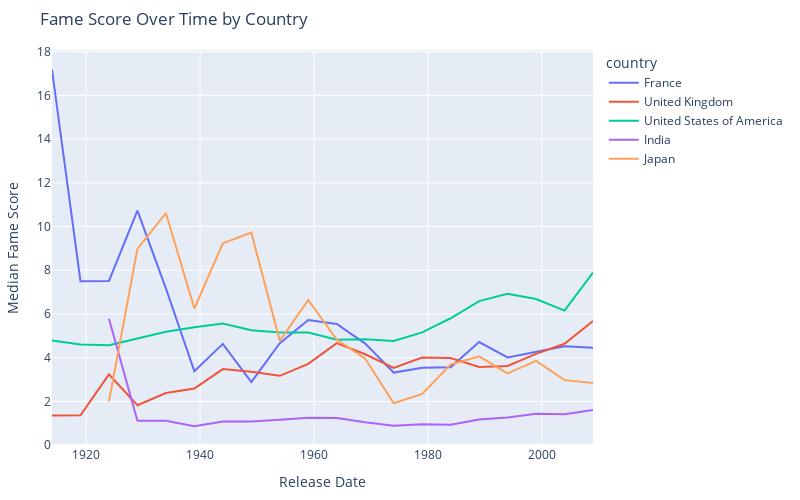

This figure's notebook cell:
### Markdown cell above
#### Does these conclusions constant in time ?

### Code cell
median_country = actor_country[['country','fameScore','release_date']].groupby(by=['release_date','country'],as_index=False).agg('median')
median_country

# Create a line plot
fig = px.line(
    median_country,
    x='release_date',  # Assuming release_date is in a datetime format
    y='fameScore',
    color='country',
    labels={'fameScore': 'Fame Score'},
    title='Fame Score Over Time by Country',
)

# Update layout parameters
fig.update_layout(
    width=800,
    height=500,
    margin=dict(l=50, r=50, b=50, t=50),
    xaxis_title='Release Date',
    yaxis_title='Median Fame Score',
)

fig.show()

### Figure 1 — Plotly figure (JSON) as saved in the notebook; plotly's stock layout.template omitted (floating-point values rounded to 4 significant figures)
{"data": [{"hovertemplate": "country=France<br>release_date=%{x}<br>Fame Score=%{y}<extra></extra>", "legendgroup": "France", "line": {"color": "#636efa", "dash": "solid"}, "marker": {"symbol": "circle"}, "mode": "lines", "name": "France", "orientation": "v", "showlegend": true, "type": "scatter", "x": [1914, 1919, 1924, 1929, 1934, 1939, 1944, 1949, 1954, 1959, 1964, 1969, 1974, 1979, 1984, 1989, 1994, 1999, 2004, 2009], "xaxis": "x", "y": [17.17, 7.497, 7.509, 10.72, 7.172, 3.376, 4.629, 2.88, 4.665, 5.718, 5.54, 4.644, 3.317, 3.537, 3.556, 4.714, 4.011, 4.264, 4.522, 4.447], "yaxis": "y"}, {"hovertemplate": "country=United Kingdom<br>release_date=%{x}<br>Fame Score=%{y}<extra></extra>", "legendgroup": "United Kingdom", "line": {"color": "#EF553B", "dash": "solid"}, "marker": {"symbol": "circle"}, "mode": "lines", "name": "United Kingdom", "orientation": "v", "showlegend": true, "type": "scatter", "x": [1914, 1919, 1924, 1929, 1934, 1939, 1944, 1949, 1954, 1959, 1964, 1969, 1974, 1979, 1984, 1989, 1994, 1999, 2004, 2009], "xaxis": "x", "y": [1.356, 1.361, 3.235, 1.823, 2.379, 2.585, 3.475, 3.35, 3.168, 3.712, 4.667, 4.156, 3.526, 4.002, 3.982, 3.569, 3.618, 4.171, 4.634, 5.679], "yaxis": "y"}, {"hovertemplate": "country=United States of America<br>release_date=%{x}<br>Fame Score=%{y}<extra></extra>", "legendgroup": "United States of America", "line": {"color": "#00cc96", "dash": "solid"}, "marker": {"symbol": "circle"}, "mode": "lines", "name": "United States of America", "orientation": "v", "showlegend": true, "type": "scatter", "x": [1914, 1919, 1924, 1929, 1934, 1939, 1944, 1949, 1954, 1959, 1964, 1969, 1974, 1979, 1984, 1989, 1994, 1999, 2004, 2009], "xaxis": "x", "y": [4.79, 4.607, 4.569, 4.884, 5.183, 5.393, 5.559, 5.254, 5.155, 5.154, 4.818, 4.838, 4.758, 5.158, 5.802, 6.585, 6.917, 6.68, 6.151, 7.889], "yaxis": "y"}, {"hovertemplate": "country=India<br>release_date=%{x}<br>Fame Score=%{y}<extra></extra>", "legendgroup": "India", "line": {"color": "#ab63fa", "dash": "solid"}, "marker": {"symbol": "circle"}, "mode": "lines", "name": "India", "orientation": "v", "showlegend": true, "type": "scatter", "x": [1924, 1929, 1934, 1939, 1944, 1949, 1954, 1959, 1964, 1969, 1974, 1979, 1984, 1989, 1994, 1999, 2004, 2009], "xaxis": "x", "y": [5.775, 1.114, 1.116, 0.8635, 1.083, 1.075, 1.162, 1.251, 1.242, 1.044, 0.8819, 0.952, 0.9339, 1.166, 1.262, 1.434, 1.41, 1.608], "yaxis": "y"}, {"hovertemplate": "country=Japan<br>release_date=%{x}<br>Fame Score=%{y}<extra></extra>", "legendgroup": "Japan", "line": {"color": "#FFA15A", "dash": "solid"}, "marker": {"symbol": "circle"}, "mode": "lines", "name": "Japan", "orientation": "v", "showlegend": true, "type": "scatter", "x": [1924, 1929, 1934, 1939, 1944, 1949, 1954, 1959, 1964, 1969, 1974, 1979, 1984, 1989, 1994, 1999, 2004, 2009], "xaxis": "x", "y": [1.992, 8.973, 10.62, 6.249, 9.232, 9.719, 4.768, 6.637, 4.827, 3.956, 1.91, 2.344, 3.688, 4.058, 3.278, 3.856, 2.97, 2.844], "yaxis": "y"}], "layout": {"height": 500, "legend": {"title": {"text": "country"}, "tracegroupgap": 0}, "margin": {"b": 50, "l": 50, "r": 50, "t": 50}, "title": {"text": "Fame Score Over Time by Country"}, "width": 800, "xaxis": {"anchor": "y", "domain": [0, 1], "title": {"text": "Release Date"}}, "yaxis": {"anchor": "x", "domain": [0, 1], "title": {"text": "Median Fame Score"}}}}
